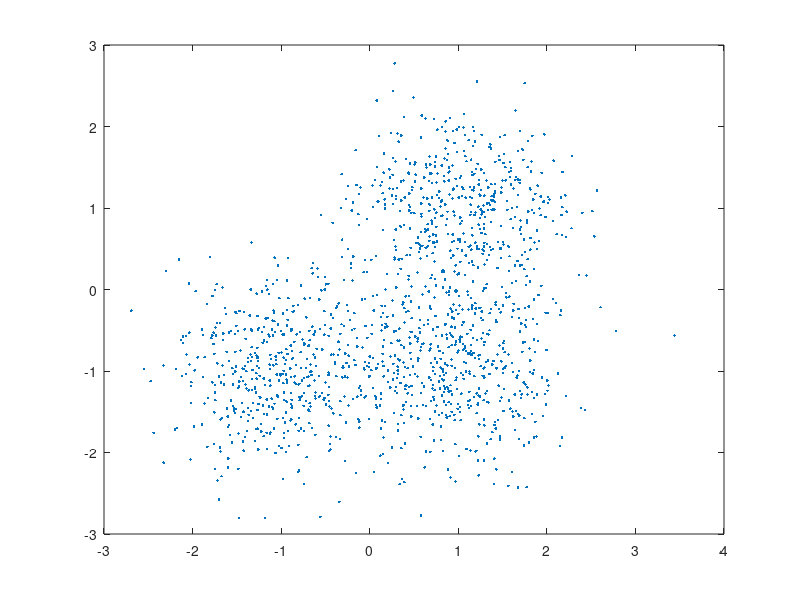

Recreate this plot in MATLAB. (Note: this script raises an error after producing the figure.)
clear;clc;close all;
%%%%%%%%%%%%%%%%%%%%%
bandwidth = 1;     % param�tre du Mean-Shift
%%%%%%%%%%%%%%%%%%%%%

nbPtsParCluster = 500;
nbCluster  = 3;
nbTotalPts = nbPtsParCluster*nbCluster;
m(1,:) = [1 1];
m(2,:) = [-1 -1];
m(3,:) = [1 -1];
var = .6;
x = var*randn(nbPtsParCluster*nbCluster,2);

% on construit un nuage de points � partir des 3 moyennes pr�c�dentes
for i = 1:nbCluster
    x(1+(i-1)*nbPtsParCluster:(i)*nbPtsParCluster,:)       = x(1+(i-1)*nbPtsParCluster:(i)*nbPtsParCluster,:) + repmat(m(i,:),nbPtsParCluster,1);   
end

%affichage
plot(x(:,1),x(:,2),'.');
disp('Appuyez sur une touche pour lancer le clustering par Mean Shift.');
pause;
tic;

%%%%%%%%%%%%%%%%%%%%%%%%%%%%%%%%%%%%
%            MEAN-SHIFT
      [Seg means] = MeanShift(x,bandwidth);
%
%%%%%%%%%%%%%%%%%%%%%%%%%%%%%%%%%%%%
toc;

disp('Moyennes : ');
disp(means);

% affichage du r�sultat
cVec = 'bgrcmyk'; 
hold on;
for k=1:nbTotalPts
    plot(x(k,1),x(k,2),[cVec(mod(Seg(k),numel(cVec))+1) '.'])
end
